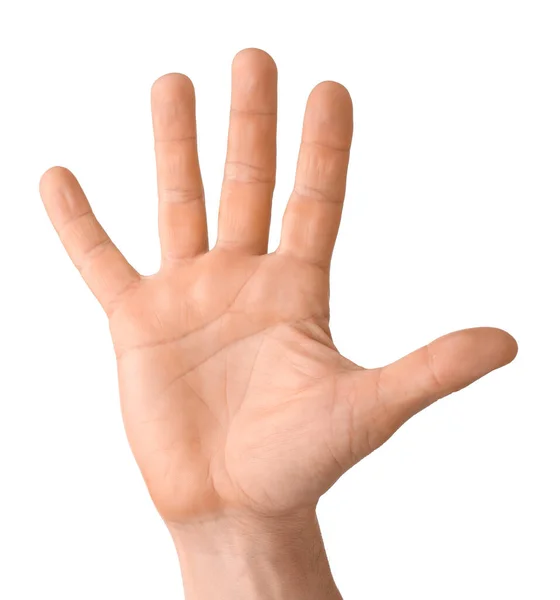
#> input picture hand.jpg, 560 x 600 px, found by its file name
$ python findFingleDemo_20231228172427.py
#> lines starting #> are read from the running program, lines starting #| are printed output that depends on the picture; after the words box and inside, x2 and y2 are one past the last pixel; in counts of white or black regions, pixels touching at a corner belong together
import cv2
import numpy as np

# Đường dẫn đến ảnh cần xử lý
image_path = "hand.jpg"

# Đọc ảnh từ đường dẫn và chuyển đổi sang ảnh thang độ xám
img = cv2.imread(image_path)
#> img is the input picture: shape (600, 560, 3); mean B, G, R 216.7, 225.7, 245.1
gray = cv2.cvtColor(img, cv2.COLOR_BGR2GRAY)
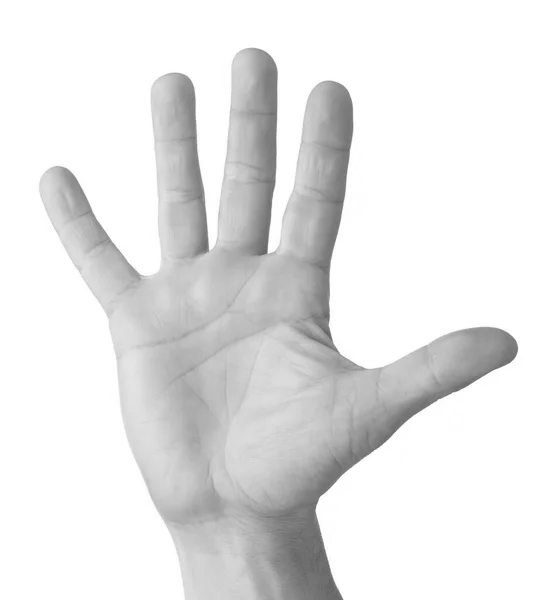
#> gray: shape (600, 560); min 92, max 255, mean 230.5

# Áp dụng phương pháp Canny để phát hiện cạnh
edges = cv2.Canny(gray, 100, 200)
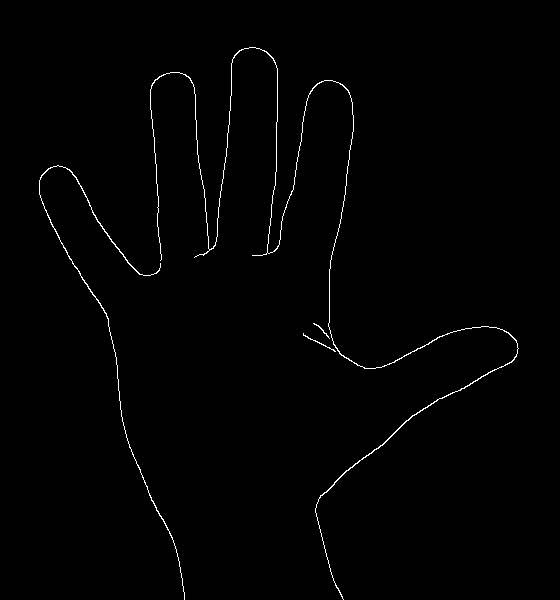
#> edges: shape (600, 560); 0.86% white in thin lines or dots, all inside (x1, y1, x2, y2) = (39, 47, 519, 600)

# Tìm đường viền trong ảnh
contours, _ = cv2.findContours(edges, cv2.RETR_EXTERNAL, cv2.CHAIN_APPROX_SIMPLE)
#> contours = 4 contours, 2 with area under 20; largest, box (x1, y1, x2, y2) and area: (150, 47, 519, 600) 264, (39, 165, 185, 600) 164

# Sắp xếp các đường viền theo diện tích từ lớn đến nhỏ
contours = sorted(contours, key=cv2.contourArea, reverse=True)

# Vẽ các đường viền lớn nhất (ngón tay) lên ảnh gốc
finger_count = 0
for contour in contours:
    perimeter = cv2.arcLength(contour, True)
    approx = cv2.approxPolyDP(contour, 0.02 * perimeter, True)
    if len(approx) == 5:  # Xác định ngón tay dựa trên số cạnh
        cv2.drawContours(img, [contour], -1, (0, 255, 0), 3)
        finger_count += 1
#> this loop made 4 passes
#> (perimeter, approx) on passes 2 to 4: (1362.8, [[53, 166], [160, 263], [41, 175], [184, 599]]), (80.67, [[303, 333], [308, 338], [335, 351]]), (47.36, [[313, 323], [317, 325], [329, 338], [318, 325]])
#> perimeter on pass 1: 4001.4
#> after the loop, finger_count = 0

# Hiển thị ảnh với các ngón tay đã được phân biệt
cv2.putText(img, f'Fingers: {finger_count}', (10, 30), cv2.FONT_HERSHEY_SIMPLEX, 1, (0, 0, 255), 2)
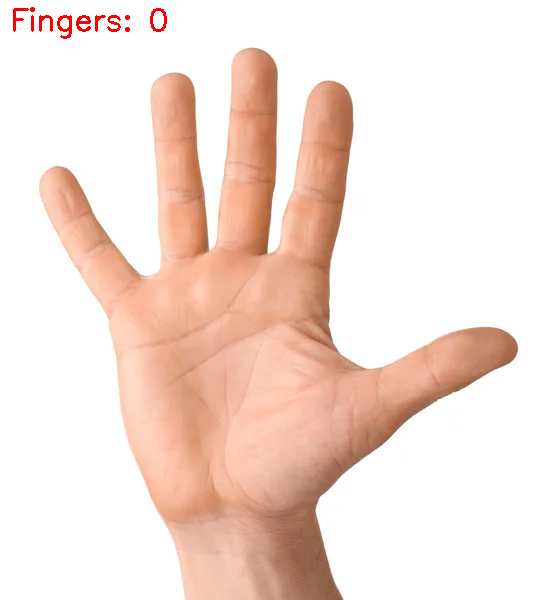
#> img: shape (600, 560, 3); 0.31% of pixels changed, all inside (x1, y1, x2, y2) = (13, 7, 167, 39)
cv2.imshow('Image with Counted Fingers', img)
cv2.waitKey(0)
cv2.destroyAllWindows()
